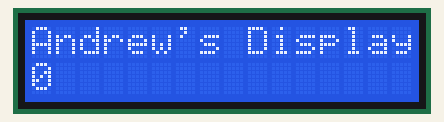
Simulated run of this sketch. Board: Arduino Uno, built with avr-gcc and run on an emulated ATmega328P. Shown: 16×2 character LCD.

Above: at 0.1 s.
At 4.1 s:
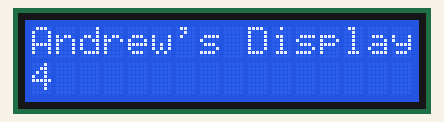
At 9.1 s:
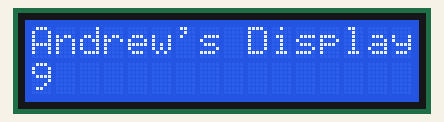
At 19.1 s:
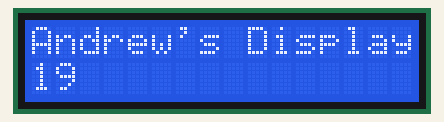
At 28.1 s:
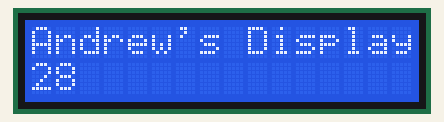
At 38.1 s:
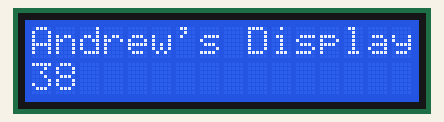

The sketch:

lcd_basic.ino
```cpp
#include <LiquidCrystal.h>

int time=0;

LiquidCrystal lcd(2, 3, 4, 5, 6, 7);

void setup() {
  lcd.begin(16, 2);
  lcd.print("Andrew's Display");
}

void loop() {
  lcd.setCursor(0, 1);
  lcd.print(time);
  delay(1000);
  time++;
}
```

Measured:
- what the display in image 1 shows lasts 1.0 s, from 4.1 s to 5.1 s
